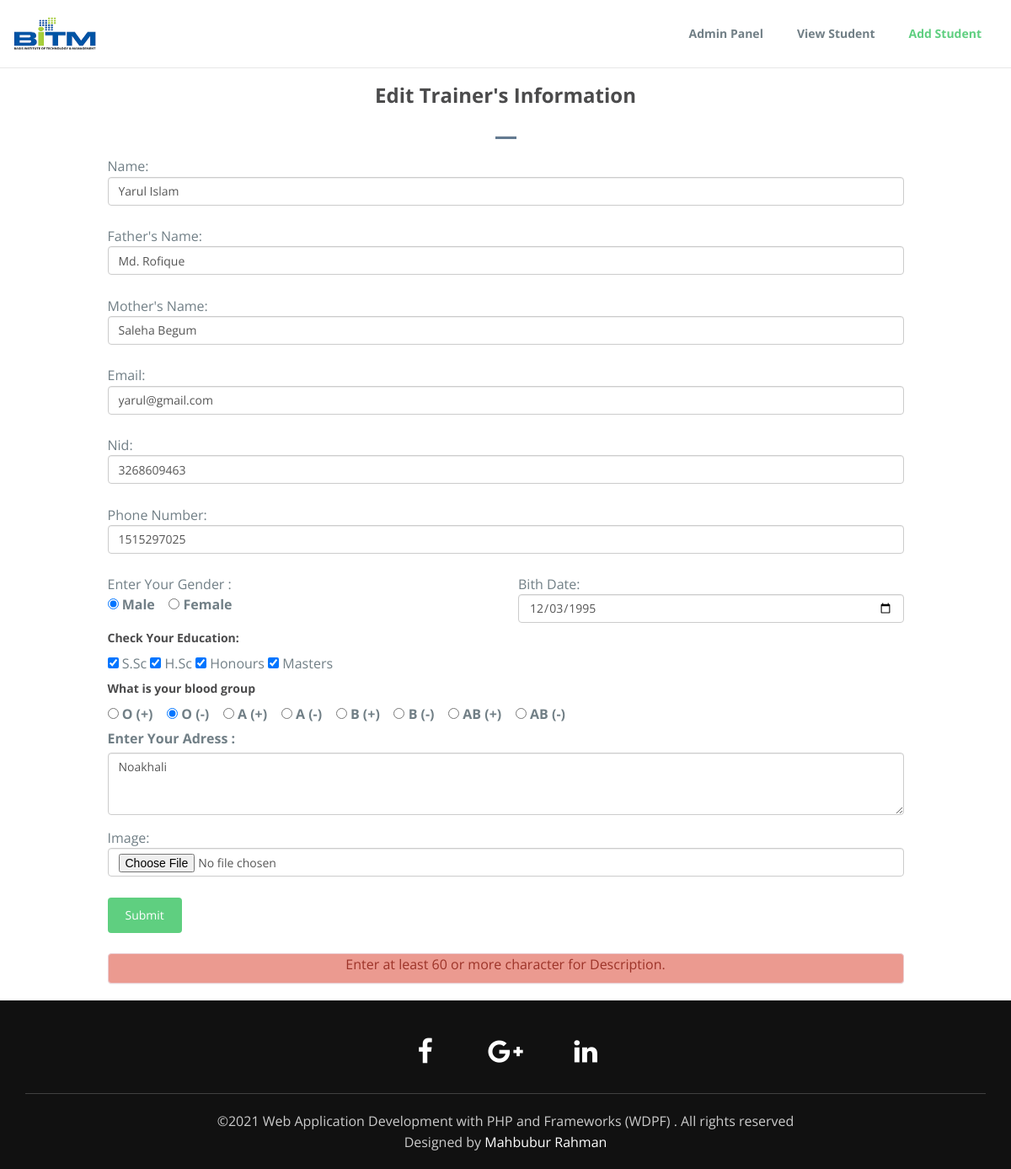
The app's page /student/students_edit.php?id=3, older data.
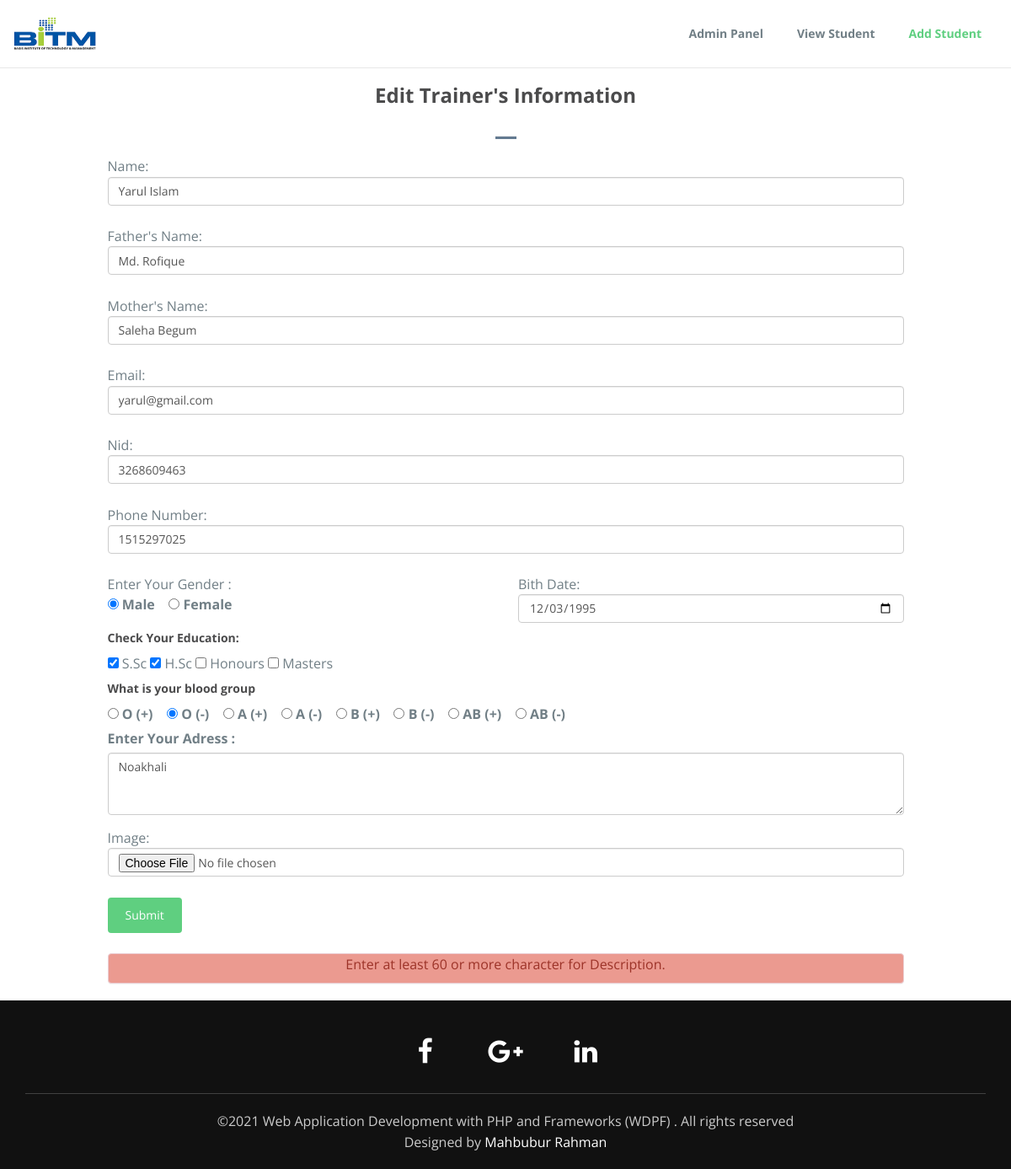
The same page, newer data.
### tables this page shows
CREATE TABLE `student` (
  `id` int(50) NOT NULL,
  `Reg_id` int(50) NOT NULL,
  `FullName` varchar(255) NOT NULL,
  `FatherName` varchar(255) NOT NULL,
  `MotherName` varchar(255) NOT NULL,
  `Gender` tinyint(1) NOT NULL,
  `Nid` bigint(25) NOT NULL,
  `email` varchar(50) NOT NULL,
  `BithDate` date NOT NULL,
  `Education` varchar(50) NOT NULL,
  `image` varchar(50) NOT NULL,
  `BloodGroup` varchar(5) NOT NULL,
  `Mobile` int(12) NOT NULL,
  `Adress` varchar(50) NOT NULL
);

### student/students_edit.php (the view, shortened to what this page needs)
<?php
    $mysqli = @new mysqli("localhost", "root", "", "studentlibery");
$query = "SELECT * FROM `student` WHERE id = ".$_GET['id'];
foreach ($mysqli->query($query) as $row){
    $student = $row;
}
?>
<?php require_once("Header_nav.php") ?>
<div class="container">
    <div class="row">
        <div class="col-md-10 col-md-offset-1">
            <div class="header-section text-center">
                <h2>Edit Trainer's Information</h2>
              <hr class="bottom-line">
            </div>
            <form action="students_edit_done.php" method="post" enctype="multipart/form-data">
                Name: <input name="FullName" type="text" value="<?php echo $student['FullName'];?>" class="form-control" placeholder=" Enter Name"  required >
                <br>
                Father's Name: <input name="FatherName" type="text" value="<?php echo $student['FatherName'];?>" class="form-control" placeholder=" Enter Name"  required >
                <br>
                Mother's Name: <input name="MotherName" type="text" value="<?php echo $student['MotherName'];?>" class="form-control" placeholder=" Enter Name"  required >
                <br>
                Email: <input name="emails" type="email" value="<?=$student['email'];?>" class="form-control" placeholder=" Enter Email Address" required >
                <br>
                Nid: <input name="nid" type="number" class="form-control" value="<?=$student['Nid'];?>"  placeholder=" Enter Trainers NID Number " required >
                <br>
                Phone Number: <input name="mobile" type="text" value="<?=$student['Mobile'];?>" class="form-control" placeholder=" Enter Trainers Phone Number " required >
                <br>
                <div class="row">
                  <div class="col-md-6">
                         Enter Your Gender :
                <div class="form-check">
                      <input class="form-check-input" type="radio" value="1" name="gender" <?php
                              if ($student['Gender']== 1) {
                                  echo "checked";
                              }?> >
                      <label class="form-check-label" > Male
                      </label>
                      <input class="form-check-input" type="radio" value="2" <?php
                              if ($student['Gender']== 2) {
                                  echo "checked";
                              }?> name="gender" >
                      <label class="form-check-label" >
                       Female
                      </label>
                </div>
                </div>
                    <div class="col-md-6">
                        Bith Date: <input name="BirthDate" value="<?=$student['BithDate'];?>"  type="date" class="form-control" required >
                    </div>
                </div>
                <div class="row">
                    <div class="col-md-12">
                            <h5>Check Your Education:</h5>
                         <div class="form-check">
                     <?php
                        $divide = explode(",",$student["Education"]);?>
                    <input type="checkbox"
                    <?php if (in_array("S.Sc",$divide)) { echo "checked";}?>
                     class="form-check-input" id="Country" name="education[]" value="S.Sc"> S.Sc
                    <input type="checkbox"  <?php if (in_array("H.Sc",$divide)) { echo "checked";}?> class="form-check-input" id="Country" name="education[]" value="H.Sc"> H.Sc
                    <input type="checkbox"  <?php if (in_array("Honors",$divide)) { echo "checked";}?> class="form-check-input" id="Country" name="education[]" value="Honors"> Honours
                    <input type="checkbox" <?php if (in_array("Masters",$divide)) { echo "checked";}?>  class="form-check-input" id="Country" name="education[]" value="Masters"> Masters
                          </div>
                      </div>
                    <div class="col-md-12">
                        <h5>What is your blood group </h5>
                        <div class="form-check">
                      <input class="form-check-input"  type="radio" name="blood"
                       <?php if ($student['BloodGroup'] == 1) {
                           echo"checked";
                       }?>  value="1" >
                       <label class="form-check-label"> O (+)
                       </label>
                      <input class="form-check-input" type="radio" name="blood"  <?php if ($student['BloodGroup'] ==2) {
                           echo"checked";
                       }?>  value="2" >
                      <label class="form-check-label" >  O (-) </label>
                      <input class="form-check-input" type="radio" name="blood"  <?php if ($student['BloodGroup'] == 3) {
                           echo"checked";
                       }?>  value="3" >
                      <label class="form-check-label" >  A (+) </label>
                      <input class="form-check-input" type="radio" name="blood"  <?php if ($student['BloodGroup'] == 4) {
                           echo"checked";
                       }?>  value="4" >
                      <label class="form-check-label" >  A (-) </label>
                      <input class="form-check-input" type="radio" name="blood"  <?php if ($student['BloodGroup'] == 5) {
                           echo"checked";
                       }?>  value="5" >
                      <label class="form-check-label" >  B (+) </label>
                      <input class="form-check-input" type="radio" name="blood"  <?php if ($student['BloodGroup'] == 6) {
                           echo"checked";
                       }?>  value="6" >
                      <label class="form-check-label" >  B (-) </label>
                      <input class="form-check-input" type="radio" name="blood"  <?php if ($student['BloodGroup'] == 7) {
                           echo"checked";
                       }?>  value="7" >
                      <label class="form-check-label" >  AB (+) </label>
                      <input class="form-check-input" type="radio" name="blood"  <?php if ($student['BloodGroup'] == 8) {
                           echo"checked";
                       }?>  value="8" >
                      <label class="form-check-label" >  AB (-) </label>
                        </div>
                 </div>
                </div>
                <div class="form-group">
                    <label for="exampleFormControlTextarea1">Enter Your Adress : </label>
                    <textarea  class="form-control" name="address" id="exampleFormControlTextarea1" rows="3"><?php echo $student['Adress'];?>
                    </textarea>
                </div>
                Image: <input type="file" name="image"  class="form-control" placeholder="Enter the image">
                <br>
                <button type="submit" name="upload" class="btn btn-green" >Submit</button>
            </form>
            <br>
            <div class="panel panel-danger" style="background-color:#eb9a90 ">
                <p class="text-center" style="color: #9c3328">Enter at least 60 or more character for Description.</p>
            </div>
        </div>
    </div>
</div>
<?php require_once("Fotter.php") ?>

### student/Header_nav.php (shortened to what this page needs)
<!DOCTYPE html>
<html lang="en">
<head>
    <link rel="stylesheet" type="text/css" href=../assets/css/font-awesome.min.css>
    <link rel="stylesheet" type="text/css" href="../assets/css/bootstrap.min.css">
    <link rel="stylesheet" type="text/css" href="../assets/css/imagehover.min.css">
    <link rel="stylesheet" type="text/css" href="../assets/css/style.css">
</head>
<body style="padding-top: 80px">
<nav class="navbar navbar-default navbar-fixed-top">
    <div class="container">
        <div class="navbar-header">
            <a class="navbar-brand" href="../index.php"><img src="../assets/images/bitm.png" alt="logo" height="40" width="100"></a>
        </div>
        <div class="collapse navbar-collapse" id="bs-example-navbar-collapse-1">
            <ul class="nav navbar-nav navbar-right" style="padding-top: 10px">
                <li><a href="#">Admin Panel</a></li>
                <li><a href="students_view.php">View Student</a></li>
                <li class="active"><a href="students_add.php">Add Student</a></li>
            </ul>
        </div>
    </div>
</nav>

### student/Fotter.php (shortened to what this page needs)
<footer id="footer" class="footer">
    <div class="container text-center">
        <ul class="social-links">
            <li>
                <a href="#" target="_blank">
                    <i class="fa fa-facebook fa-fw"></i>
                </a>
            </li>
            <li>
                <a href="#" target="_blank">
                    <i class="fa fa-google-plus fa-fw"></i>
                </a>
            </li>
            <li>
                <a href="#" target="_blank">
                    <i class="fa fa-linkedin fa-fw"></i>
                </a>
            </li>
        </ul>
        ©2021 Web Application Development with PHP and Frameworks (WDPF) . All rights reserved
        <div class="credits">
            Designed by <a href="../contact/code_finder.php">Mahbubur Rahman </a>
        </div>
    </div>
</footer>
</body>
</html>

### assets/css/style.css (style rules this page uses)
body { font-size: 15px; line-height: 1.52; color: #717f86; font-size: 16px; font-family: 'Open Sans', sans-serif; font-weight: 400; }
ol, ul { list-style: none; }
h1, h2, h3, h4, h5, h6 { font-family: Open Sans, sans-serif; font-weight: 700; color: #4B4B4C; }
a { color: #5fcf80; }
.navbar-default .navbar-brand { color: #5FCF80; }
.navbar-default { background-color: #ffffff; }
.navbar-default .navbar-nav > li > a { color: #717f86; font-size: 14px; font-weight: 700; }
.navbar-nav > li > a { padding: 0px; margin: 10px 5px; padding: 10px 15px; }
.navbar-nav .active a { background: none !important; color: #5FCF80 !important; outline: none; }
.navbar-default .navbar-brand { font-family: 'Dosis', sans-serif !important; font-weight: 700; text-transform: uppercase; padding: 0px; height: inherit; font-size: 36px; margin: 20px 0px; }
.navbar { margin-bottom: 0px; }
h2 { font-size: 24px; padding-bottom: 15px; }
.bottom-line { width: 25px; height: 3px; background-color: rgb(99, 122, 145); }
.footer { padding: 20px 0 20px; background: #111; color: #ccc; }
.footer a { color: #fff; }
.footer .social-links li a { color: #fff; font-size: 32px; line-height: 50px; border-radius: 50%; text-align: center; -webkit-transition: all .3s ease-out; transition: all .3s ease-out; }
.footer .social-links li { display: inline-block; margin: 0 25px 25px; -webkit-transition: all .3s ease-out; transition: all .3s ease-out; }
.footer .social-links { list-style: none; padding: 0; margin: 15px 0 20px; border-bottom: 1px solid rgba(255,255,255,0.2); }
.btn { padding: 10px 20px; }
.btn-green, .btn-green:hover { background-color: #5fcf80; color: #fff; }

Row changes from the older to the newer data that the page shows:
changed student "Yarul Islam": Education "☑" → "☐"
